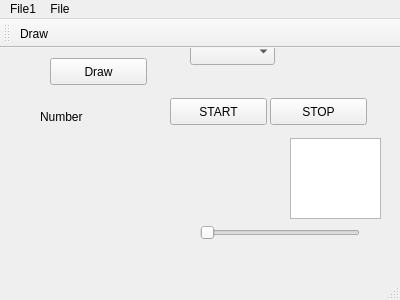
<?xml version="1.0" encoding="UTF-8"?>
<ui version="4.0">
 <class>MainWindow</class>
 <widget class="QMainWindow" name="MainWindow">
  <property name="geometry">
   <rect>
    <x>0</x>
    <y>0</y>
    <width>400</width>
    <height>300</height>
   </rect>
  </property>
  <property name="windowTitle">
   <string>MainWindow</string>
  </property>
  <widget class="QWidget" name="centralWidget">
   <widget class="QSlider" name="horizontalSlider">
    <property name="geometry">
     <rect>
      <x>200</x>
      <y>170</y>
      <width>160</width>
      <height>29</height>
     </rect>
    </property>
    <property name="orientation">
     <enum>Qt::Horizontal</enum>
    </property>
   </widget>
   <widget class="QComboBox" name="comboBox">
    <property name="geometry">
     <rect>
      <x>190</x>
      <y>-10</y>
      <width>85</width>
      <height>27</height>
     </rect>
    </property>
   </widget>
   <widget class="QPlainTextEdit" name="plainTextEdit">
    <property name="geometry">
     <rect>
      <x>290</x>
      <y>90</y>
      <width>91</width>
      <height>81</height>
     </rect>
    </property>
   </widget>
   <widget class="QPushButton" name="pushButton">
    <property name="geometry">
     <rect>
      <x>50</x>
      <y>10</y>
      <width>97</width>
      <height>27</height>
     </rect>
    </property>
    <property name="text">
     <string>Draw</string>
    </property>
   </widget>
   <widget class="QPushButton" name="pushButton_2">
    <property name="geometry">
     <rect>
      <x>170</x>
      <y>50</y>
      <width>97</width>
      <height>27</height>
     </rect>
    </property>
    <property name="text">
     <string>START</string>
    </property>
   </widget>
   <widget class="QPushButton" name="pushButton_3">
    <property name="geometry">
     <rect>
      <x>270</x>
      <y>50</y>
      <width>97</width>
      <height>27</height>
     </rect>
    </property>
    <property name="text">
     <string>STOP</string>
    </property>
   </widget>
   <widget class="QLabel" name="label">
    <property name="geometry">
     <rect>
      <x>40</x>
      <y>60</y>
      <width>67</width>
      <height>17</height>
     </rect>
    </property>
    <property name="text">
     <string>Number</string>
    </property>
   </widget>
  </widget>
  <widget class="QMenuBar" name="menuBar">
   <property name="geometry">
    <rect>
     <x>0</x>
     <y>0</y>
     <width>400</width>
     <height>25</height>
    </rect>
   </property>
   <widget class="QMenu" name="menuFile">
    <property name="title">
     <string>File</string>
    </property>
    <addaction name="actionDraw"/>
   </widget>
   <widget class="QMenu" name="menuFile1">
    <property name="title">
     <string>File1</string>
    </property>
   </widget>
   <addaction name="menuFile1"/>
   <addaction name="menuFile"/>
  </widget>
  <widget class="QToolBar" name="mainToolBar">
   <attribute name="toolBarArea">
    <enum>TopToolBarArea</enum>
   </attribute>
   <attribute name="toolBarBreak">
    <bool>false</bool>
   </attribute>
   <addaction name="actionDraw"/>
  </widget>
  <widget class="QStatusBar" name="statusBar"/>
  <action name="actionDraw">
   <property name="text">
    <string>Draw</string>
   </property>
  </action>
 </widget>
 <layoutdefault spacing="6" margin="11"/>
 <tabstops>
  <tabstop>horizontalSlider</tabstop>
  <tabstop>comboBox</tabstop>
  <tabstop>plainTextEdit</tabstop>
 </tabstops>
 <resources/>
 <connections>
  <connection>
   <sender>pushButton_2</sender>
   <signal>clicked()</signal>
   <receiver>pushButton_2</receiver>
   <slot>click()</slot>
   <hints>
    <hint type="sourcelabel">
     <x>223</x>
     <y>113</y>
    </hint>
    <hint type="destinationlabel">
     <x>223</x>
     <y>113</y>
    </hint>
   </hints>
  </connection>
 </connections>
</ui>
